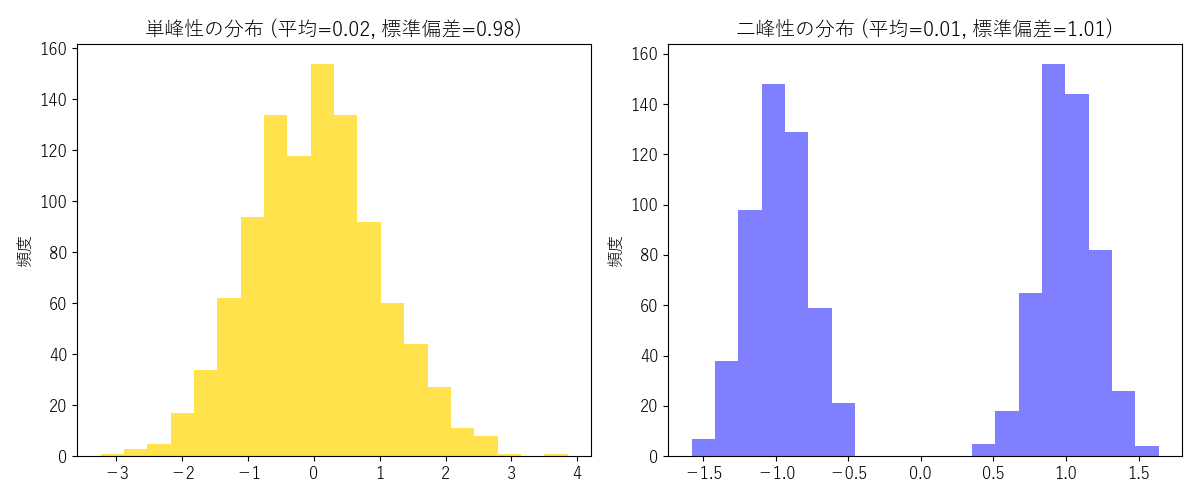

Generate this figure with Python:
import numpy as np
import matplotlib.pyplot as plt

plt.rcParams['font.family'] = 'Yu Gothic'
plt.rcParams['font.size'] = 12

# 乱数のシード設定
np.random.seed(42)

# 単峰性の分布
single_peak_distribution = np.random.normal(loc=0, scale=1, size=1000)

# 二峰性の分布
bimodal_distribution = np.concatenate([
    np.random.normal(loc=-1, scale=0.2, size=500),
    np.random.normal(loc=1, scale=0.2, size=500)
])
# 単峰性の分布の平均値と標準偏差
single_peak_mean = np.mean(single_peak_distribution)
single_peak_std = np.std(single_peak_distribution)

# 二峰性の分布の平均値と標準偏差
bimodal_mean = np.mean(bimodal_distribution)
bimodal_std = np.std(bimodal_distribution)

# サブプロットの設定
fig, axs = plt.subplots(1, 2, figsize=(12, 5))

# 単峰性の分布のヒストグラム
axs[0].hist(single_peak_distribution, bins=20, color='gold', alpha=0.7)
axs[0].set_title(f'単峰性の分布 (平均={single_peak_mean:.2f}, 標準偏差={single_peak_std:.2f})')
axs[0].set_ylabel('頻度')

# 二峰性の分布のヒストグラム
axs[1].hist(bimodal_distribution, bins=20, color='blue', alpha=0.5)
axs[1].set_title(f'二峰性の分布 (平均={bimodal_mean:.2f}, 標準偏差={bimodal_std:.2f})')
axs[1].set_ylabel('頻度')

plt.tight_layout()
plt.savefig('uni_bimodal_statistics.png')
plt.show()
